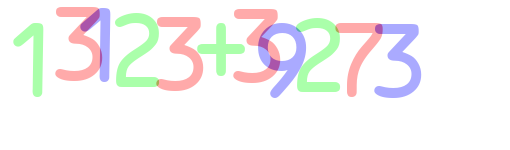
#> input picture machine0614/0712Image/images/d2.png, 510 x 150 px
$ python test.py
#> lines starting #> are read from the running program, lines starting #| are printed output that depends on the picture; after the words box and inside, x2 and y2 are one past the last pixel; in counts of white or black regions, pixels touching at a corner belong together
#> further down, img is the input picture: shape (150, 510, 3); mean B, G, R 243.5, 244.2, 245.3
### machine0614/0712Image/utils.py
'''
가지고온 이미지들을 cv2
cv2.imread 하게 되면 numpy배열로
numpy배열 알고리즘으로 이미지 분석

cv2 (r,g,b)
'''
import cv2
GREEN=0
BULE=1
RED=2

def getcolors(img,color):
#> called with color = 0
    other_1=(color + 1) % 3
    other_2=(color+2) % 3
    #불리언 인덱싱
    indexes = img [:,:,other_1]==255
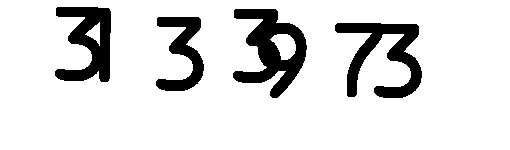
#> indexes: shape (150, 510) bool; 86.9% white; 4 black regions, box (x1, y1, x2, y2) and area: (233, 9, 307, 98) 3105, (335, 23, 422, 98) 2816, (55, 7, 111, 82) 2416, (156, 17, 204, 91) 1665
    img[indexes]=[0,0,0]
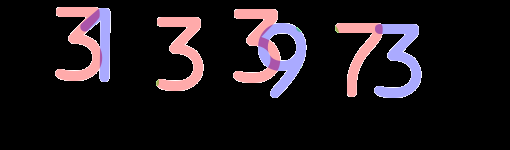
#> img: shape (150, 510, 3); mean of channels 0, 1, 2 26.9, 22.5, 28.8; drawn as B, G, R
    # cv2.imshow('image', img)
    # cv2.waitkey(0)
    indexes= img[:,:,other_2]==255
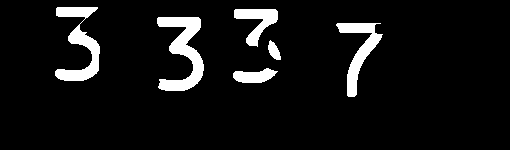
#> indexes: shape (150, 510) bool; 7.2% white; 6 white regions, box (x1, y1, x2, y2) and area: (157, 17, 204, 91) 1641, (55, 7, 100, 81) 1372, (336, 23, 383, 97) 1128, (234, 9, 278, 47) 755, (233, 68, 278, 83) 445, (268, 40, 281, 60) 156
    img[indexes]=[0,0,0]
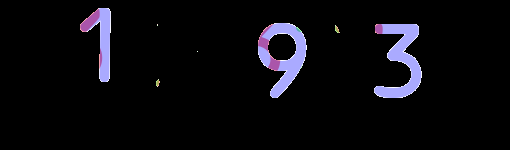
#> img: shape (150, 510, 3); 7.19% of pixels changed, all inside (x1, y1, x2, y2) = (55, 7, 383, 97); drawn as B, G, R
    # cv2.imshow('image', img)
    # cv2.waitkey(0)
    indexes= img[:,:,color]<170
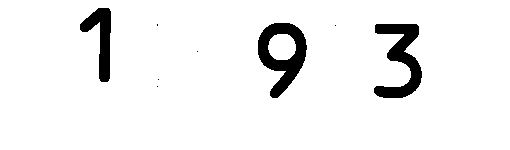
#> indexes: shape (150, 510) bool; 94.2% white; 8 black regions (5 under 20 px), largest, box (x1, y1, x2, y2) and area: (258, 23, 307, 98) 1749, (374, 24, 422, 98) 1665, (80, 8, 111, 82) 1044
    img[indexes]=[0,0,0]
#> img: shape (150, 510, 3); 0.05% of pixels changed, all inside (x1, y1, x2, y2) = (156, 26, 340, 86)
    # cv2.imshow('image', img)
    # cv2.waitkey(0)
    indexes=img[:,:,color] != 0
    img[indexes]=[255,255,255]
    # cv2.imshow('image', img)
    # cv2.waitkey(0)
    return img

### machine0614/0712Image/test.py
import utils
import cv2

img=cv2.imread('images/d2.png',cv2.IMREAD_COLOR)
green_img=utils.getcolors(img.copy(),utils.GREEN)
cv2.imshow('image',green_img)
#> (the run stopped early here; a loop or call above may not have finished)

$ run again, with machine0614/0712Image/images/d0.png copied over machine0614/0712Image/images/d2.png
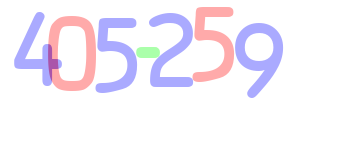
#> input picture machine0614/0712Image/images/d0.png, 350 x 150 px
#> img is the input picture: shape (150, 350, 3); mean B, G, R 249.4, 240.6, 245.4
#> in getcolors, `img[indexes]=[0,0,0]`:
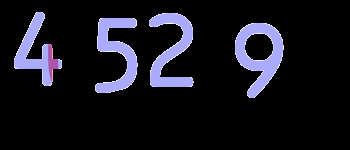
#> img: shape (150, 350, 3); mean of channels 0, 1, 2 30, 20.8, 21.1; drawn as B, G, R
#> in getcolors, `indexes= img[:,:,color]<170`:
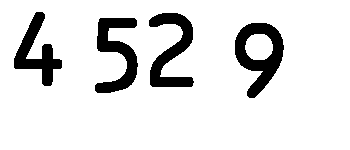
#> indexes: shape (150, 350) bool; 88.1% white; 4 black regions, box (x1, y1, x2, y2) and area: (235, 23, 284, 98) 1749, (95, 18, 138, 93) 1568, (149, 13, 194, 87) 1560, (14, 12, 62, 86) 1363

$ run again, with machine0614/0712Image/images/d3.png copied over machine0614/0712Image/images/d2.png
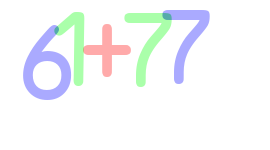
#> input picture machine0614/0712Image/images/d3.png, 270 x 150 px
#> img is the input picture: shape (150, 270, 3); mean B, G, R 248.8, 247.5, 245
#> in getcolors, `img[indexes]=[0,0,0]`:
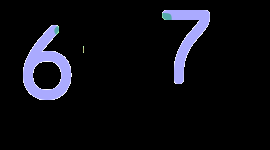
#> img: shape (150, 270, 3); mean of channels 0, 1, 2 18.5, 13, 12.8; drawn as B, G, R
#> in getcolors, `indexes= img[:,:,color]<170`:
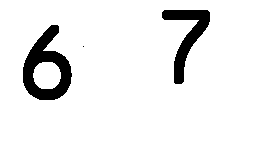
#> indexes: shape (150, 270) bool; 92.7% white; 3 black regions (1 under 20 px), largest, box (x1, y1, x2, y2) and area: (23, 25, 72, 100) 1740, (162, 10, 210, 84) 1227
